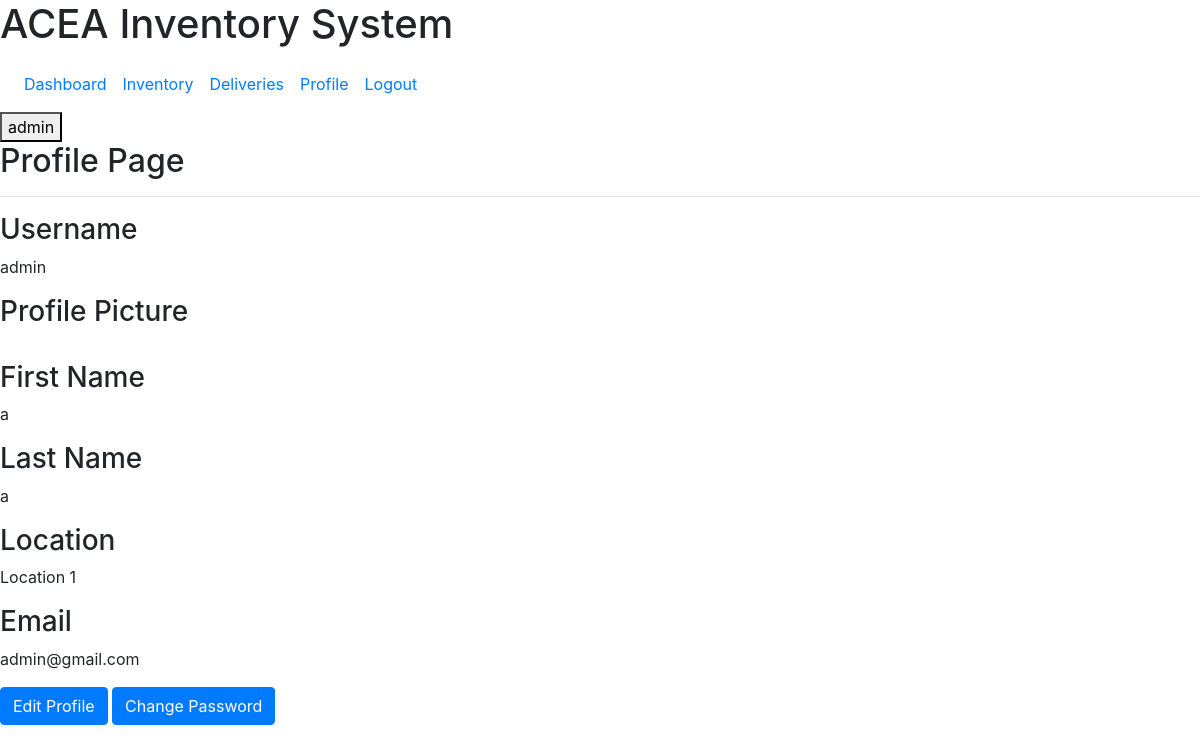
The app's page /profile/ (signed in), older data.
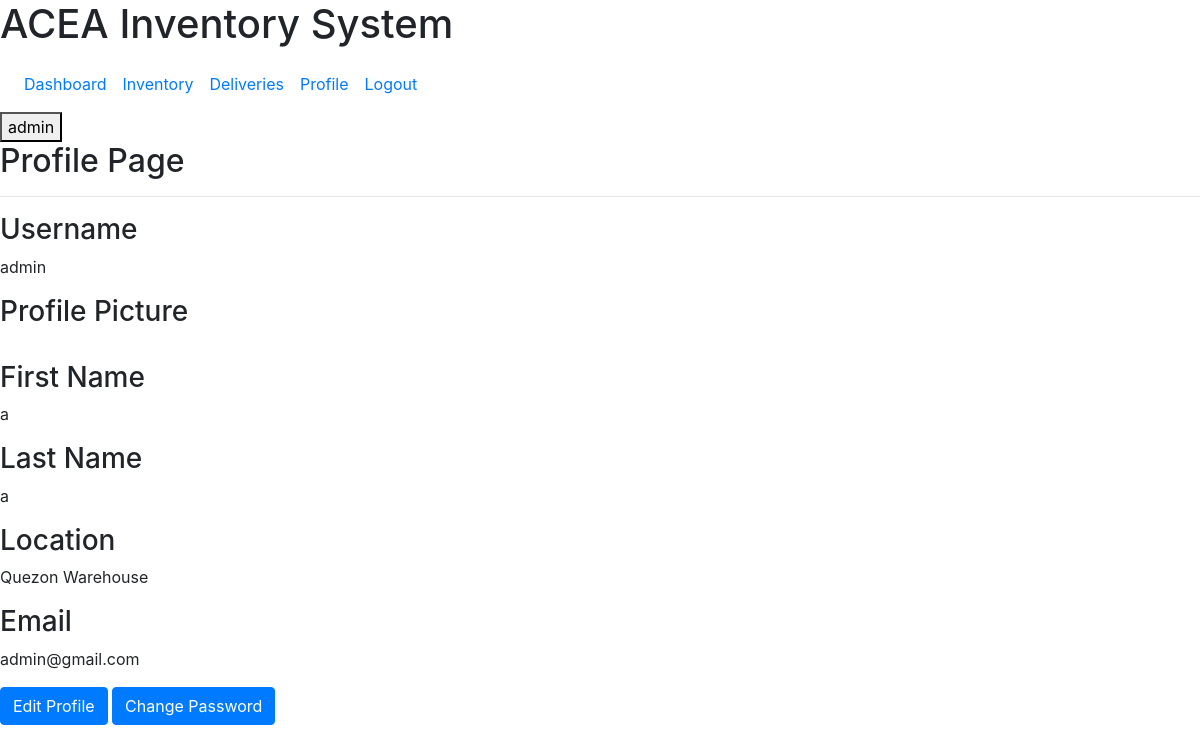
The same page, newer data.
### user/models.py (models this page shows, shortened)
class UserProfile(models.Model):
    user = models.OneToOneField(User, null=True, on_delete=models.CASCADE) #associating user model to django auth, existing users present so has to be true , #CASCADE - deleting user will delete other stuff automatically
    location = models.ForeignKey('dashboard.Location', on_delete=models.CASCADE, null=True)
    image = models.ImageField(upload_to='profile_image', blank = True) #upload_to = 'path for saving', blank

### dashboard/models.py (models this page shows)
class Location(models.Model):
    name = models.CharField(max_length=100, null=True)
    def __str__(self):
        return f'{self.name}'

### user/views.py (the view)
# urls.py: path('profile/', user_view.view_profile, name='view-profile'),
@login_required
def view_profile(request):
    userProfile = UserProfile.objects.filter(user=request.user)
    context = {
        'userProfile': userProfile,
    }
    return render(request, 'user/profile.html', context) #, context

### templates/templatetags/auth_extras.py (called while the page is built)
@register.filter(name='has_group')
def has_group(user, group_name):
    group = Group.objects.get(name=group_name)
    return True if group in user.groups.all() else False

### templates/user/profile.html (shortened to what this page needs)
{% extends 'partials/base.html' %}
{% block content %}
    <div class="profile-card">
        <div class="profile-header">
            <h2>Profile Page</h2>
            <hr>
            {% block body %}
                <h3>Username</h3>
                <p>
                    {{user.username}}
                </p>
                <h3>Profile Picture</h3>
                <h3>First Name</h3>
                <p>
                    {{user.first_name}}
                </p>
                <h3>Last Name</h3>
                <p>
                    {{user.last_name}}
                </p>
                <h3>Location</h3>
                <p>
                    {% for info in userProfile %}
                        {{ info.location }}
                    {% endfor %}
                </p>
                <h3>Email</h3>
                <p>
                    {{user.email}}
                </p>
                <a class="btn btn-primary" href="/profile/edit">Edit Profile</a>
                <a class="btn btn-primary" href="/profile/password">Change Password</a>
            {% endblock %}
        </div>
    </div>
{% endblock %}

Row changes from the older to the newer data that the page shows:
removed UserProfile: location "Location 1"
added UserProfile: location "Quezon Warehouse"
